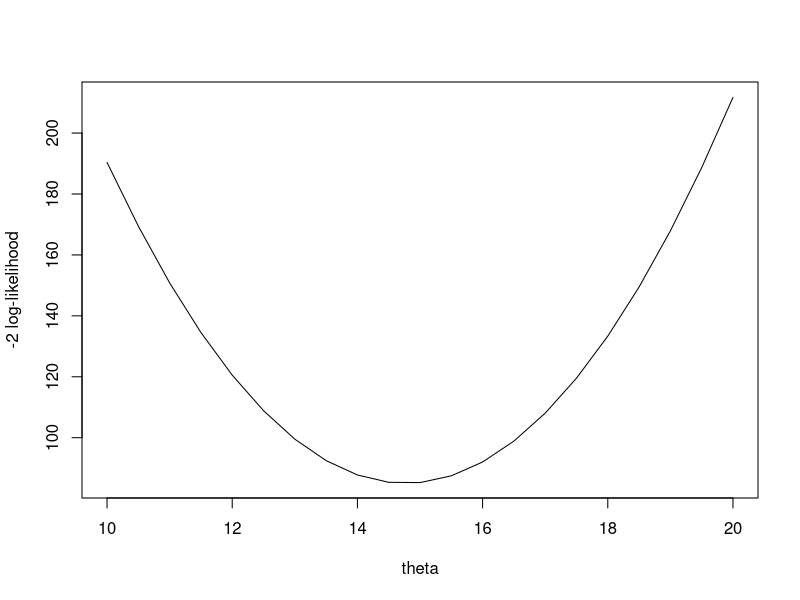

Source code (R):
## ---- chunk 1
knitr::opts_chunk$set(echo = TRUE)
## ---- chunk 2
## Conceptual understanding of Hessian
y <- rnorm(20, 15, 2)
mean.y <- mean(y)
se.y <- sd(y)/sqrt(length(y))
dy <- function(y, mu, sigma) -2 * sum(dnorm(y, mean = mu, sd = sigma, log = TRUE))
thetas <- seq(10, 20, by = 0.5)
LL <- sapply(1:length(thetas), function(i) dy(y = y, mu = thetas[i], sigma = sd(y)))
plot(thetas, LL, type = "l", xlab = "theta", ylab = "-2 log-likelihood")
## The lowest point in the -2 * LL function is where this function is minimized
## meaning that the likelihood is maximized
## The curvature is related to the precision. A very sharp curve means our 
## estimate is very precise. Conversely, a wide curve would mean our estimate
## is not very precise.
## How can we use optim to get this?
## This next function calculates the minus 2 log-likelihood
m2LL <- function(cfs, y) -2 * sum(dnorm(y, mean = cfs[1], sd = cfs[2], log = TRUE))
m2LL.op <- optim(c(1,1), m2LL, y = y, hessian = TRUE)
m2LL.op
## From the Hessian we can calculate the standard error for the mean
m2LL.se.mu <- sqrt(solve(m2LL.op$hessian)[1,1] * m2LL.op$par[2])
## This shows that we can obtain the precision for mu using maximum
## likelihood, but we need to calculate the Hessian
print(list(se.y = se.y, m2LL.se.mu = m2LL.se.mu))
